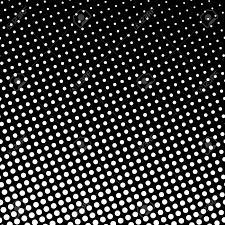
#> input picture WhiteAndBlackDotDetection/white-dot.png, 225 x 225 px
$ python main.py
#> lines starting #> are read from the running program, lines starting #| are printed output that depends on the picture; after the words box and inside, x2 and y2 are one past the last pixel; in counts of white or black regions, pixels touching at a corner belong together
# White and Black Dot detection using OpenCV

import cv2

# path = "black-dot1.jpg"
path = "white-dot.png"

gray = cv2.imread(path,0)
#> gray is the input picture: shape (225, 225); min 0, max 255, mean 54.6


# threshold

# th, threshed = cv2.threshold(gray, 100, 255,cv2.THRESH_BINARY_INV|cv2.THRESH_OTSU)
th, threshed = cv2.threshold(gray, 100, 255,cv2.THRESH_BINARY|cv2.THRESH_OTSU)
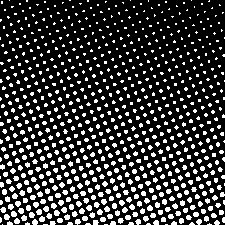
#> threshed: shape (225, 225); 21.6% white; 819 white regions (627 under 20 px)
#> th = 115

# contour function takes 3 arguments - first one is source image and second one is contour retrieval and contour approval and third one is contour approximation

cnts = cv2.findContours(threshed, cv2.RETR_LIST, cv2.CHAIN_APPROX_SIMPLE)[-2]
#> cnts = 819 contours, 804 with area under 20; largest, box (x1, y1, x2, y2) and area: (11, 211, 17, 217) 22, (39, 216, 45, 222) 20, (4, 214, 10, 220) 20, (29, 212, 35, 218) 20, (54, 210, 60, 216) 20

# filter by area

s1 = 3
s2 = 20
xcnts = []

for cnt in cnts:
    if s1 < cv2.contourArea(cnt) < s2:
        xcnts.append(cnt)
#> this loop made 819 passes
#> cnt on passes 1 to 3: [[165, 224], [167, 224]], [[104, 224], [107, 224]], [[43, 224], [47, 224]]
#> after the loop, xcnts = 583 contours, all with area under 20

# print(f"Total number of black dots is {len(xcnts)}")
print(f"Total number of white dots is {len(xcnts)}")
#| Total number of white dots is 583
